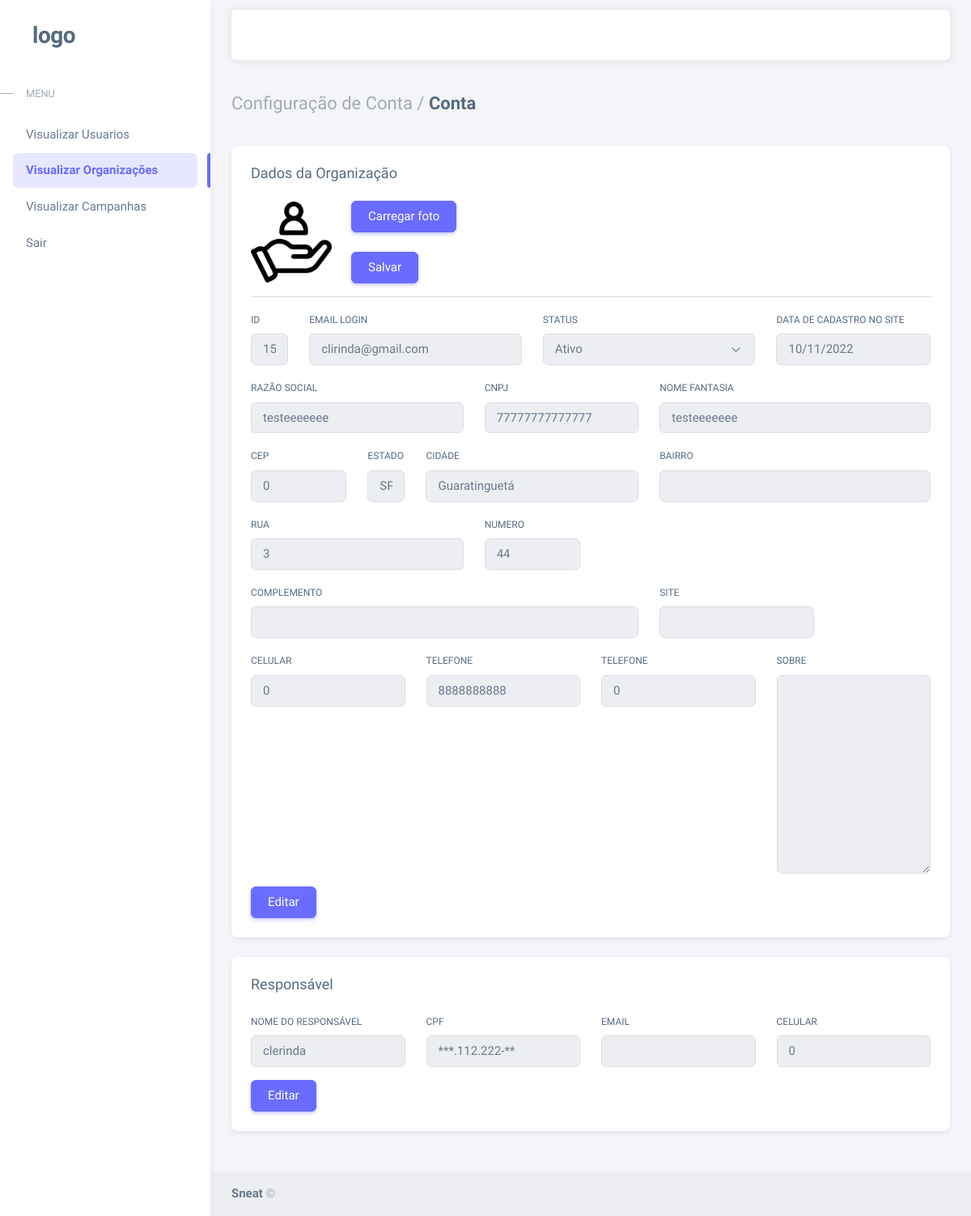
The app's page /admEditarOrganizacao.php?id=15, older data.
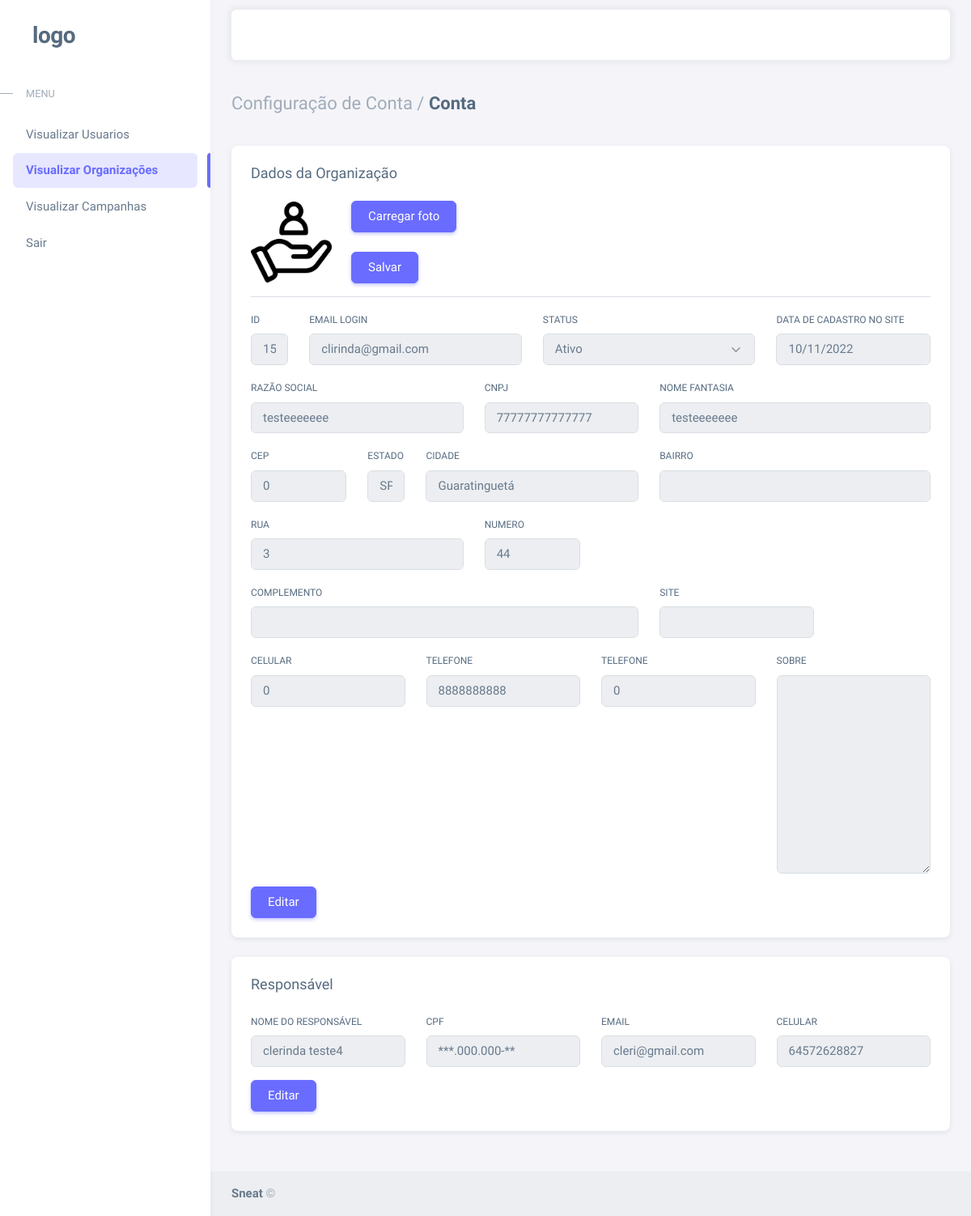
The same page, newer data.
### tables this page shows
CREATE TABLE `tbl_responsavel` (
  `resp_Id` int(11) NOT NULL,
  `resp_CPF` bigint(11) NOT NULL,
  `resp_Nome` varchar(45) NOT NULL,
  `resp_Email` varchar(45) DEFAULT NULL,
  `resp_Celular` bigint(14) NOT NULL,
  `fk_Org_Responsavel` int(11) DEFAULT NULL
);

CREATE TABLE `tbl_organizacao` (
  `org_Id` int(11) NOT NULL,
  `org_CNPJ` bigint(14) NOT NULL,
  `org_RazaoSocial` varchar(255) NOT NULL,
  `org_NomeFantasia` varchar(255) NOT NULL,
  `org_CEP` int(10) DEFAULT NULL,
  `org_Estado` varchar(45) NOT NULL,
  `org_Cidade` varchar(45) NOT NULL,
  `org_Bairro` varchar(45) NOT NULL,
  `org_Rua` varchar(255) NOT NULL,
  `org_Numero` int(10) NOT NULL,
  `org_Complemento` varchar(45) DEFAULT NULL,
  `org_Site` varchar(255) DEFAULT NULL,
  `org_Telefone1` bigint(14) NOT NULL,
  `org_Telefone2` bigint(14) DEFAULT NULL,
  `org_Celular` bigint(14) DEFAULT NULL,
  `org_ImagemLogo` text NOT NULL,
  `org_Sobre` varchar(255) DEFAULT NULL,
  `login_Organizacao` varchar(45) NOT NULL,
  `senha_Organizacao` varchar(255) NOT NULL,
  `org_DataCadastroSite` date NOT NULL,
  `org_ativo` tinyint(1) NOT NULL,
  `org_RecuperarSenha` varchar(255) DEFAULT NULL
);

### admEditarOrganizacao.php (the view, shortened to what the changed rows need)
<?php session_start();
if ($_GET) {
    include_once('conexao/Conexao.php');
    $id = $_GET['id'];
    $sql = "SELECT * FROM `tbl_organizacao`,`tbl_responsavel` WHERE `org_Id`=$id AND `fk_Org_Responsavel` = $id ";
    $rs = mysqli_query($con, $sql) or die("Erro ao selecionar a campanha");
    $dados = mysqli_fetch_array($rs);
    $orgCNPJ = $dados['org_CNPJ'];
    $orgRazaoSocial = $dados['org_RazaoSocial'];
    $orgNomeFantasia = $dados['org_NomeFantasia'];
    $orgCep = $dados['org_CEP'];
    $orgEstado = $dados['org_Estado'];
    $orgCidade = $dados['org_Cidade'];
    $orgRua = $dados['org_Rua'];
    $orgnumero = $dados['org_Numero'];
    $orgTelefone1 = $dados['org_Telefone1'];
    $orgTelefone2 = $dados['org_Telefone2'];
    $orgCelular = $dados['org_Celular'];
    $dataCadastro = $dados['org_DataCadastroSite'];
    $orgEmail = $dados['login_Organizacao'];
    $orgImagem = $dados['org_ImagemLogo'];
    $respCpf = $dados['resp_CPF'];
    $respNome = $dados['resp_Nome'];
    $respEmail = $dados['resp_Email'];
    $respCelular = $dados['resp_Celular'];
}
$respCPFMascara = cpfMask($respCpf);
function cpfMask($cpf)
{
    $cpf = str_pad(($cpf), 11, '0', STR_PAD_LEFT);
    return $cpf ? "***." . substr($cpf, 3, 3) . "." . substr($cpf, 6, 3) . "-**" : substr($cpf, 0, 3) . "." . substr($cpf, 3, 3) . "." . substr($cpf, 6, 3) . "-" . substr($cpf, 9, 2);
}
?>
<!DOCTYPE html>
<html lang="pt-br" class="light-style layout-menu-fixed" dir="ltr" data-theme="theme-default" data-assets-path="../assets/" data-template="vertical-menu-template-free">
<head>
    <?php require_once('linkInicio.php'); ?>
    <link rel="stylesheet" href="assets/css/add2.css">
</head>
<body>
    <div class="layout-wrapper layout-content-navbar">
        <div class="layout-container">
            <div class="layout-page">
                <div class="content-wrapper">
                    <div class="container-xxl flex-grow-1 container-p-y">
                        <div class="row">
                            <div class="col-md-12">
                                <div class="card mb-4">
                                    <div class="card-body">
                                        <form id="form-Imagem" method="POST" enctype="multipart/form-data" action="php/admAtualizarImagemOrg.php">
                                            <div class="d-flex align-items-start align-items-sm-center gap-4">
                                                <img src="img/imagemUsuario/orgPerfil/<?php echo $orgImagem; ?> " alt="user-avatar" class="d-block rounded" height="100" width="100" id="file-ip-1-preview" />
                                                <div class="button-wrapper">
                                                    <label for="upload" class="btn btn-primary me-2 mb-4" tabindex="0">
                                                    </label>
                                                    <button class="btn btn-primary" id="enviaFoto" type="submit">Salvar</button>
                                                </div>
                                            </div>
                                        </form>
                                        <div class="card-body  p-0">
                                            <form id="form-Org" method="POST" action="php/admEditarDadosOrg.php">
                                                <div class="row">
                                                    <div class="mb-3  col-sm-6  col-md-4">
                                                        <label for="emailLogin" class="form-label">email Login</label>
                                                        <input class="form-control" type="text" id="emailLogin" name="email" value="<?php echo $orgEmail; ?>" />
                                                    </div>
                                                    <div class="mb-3  col-sm-6  col-md-3">
                                                        <label for="emailLogin" class="form-label">Data de cadastro no site</label>
                                                        <input class="form-control" type="date" id="dataCadastro" name="dataCadastro" value="<?php echo $dataCadastro;  ?>" readonly />
                                                    </div>
                                                    <div class="mb-3 col-12 col-sm-6 col-md-4">
                                                        <label for="razaoSocial" class="form-label">Razão Social</label>
                                                        <input class="form-control" type="text" id="razaoSocial" name="razaoSocial" value="<?php echo $orgRazaoSocial; ?>" required readonly />
                                                    </div>
                                                    <div class="mb-3 col-12 col-sm-6 col-md-3">
                                                        <label for="cnpj" class="form-label">CNPJ</label>
                                                        <input class="form-control" type="text" id="cnpj" name="cnpj" value="<?php echo $orgCNPJ; ?>" required readonly />
                                                    </div>
                                                    <div class="mb-3 col-12 col-sm-6 col-md-5">
                                                        <label for="tituloEstabelecimento" class="form-label">Nome
                                                            fantasia</label>
                                                        <input class="form-control" type="text" id="tituloEstabelecimento" name="nomeFantasia" value="<?php echo $orgNomeFantasia; ?>" required />
                                                    </div>
                                                    <div class="mb-3 col-12 col-sm-6 col-md-4 col-xl-2">
                                                        <label for="cep" class="form-label">cep</label>
                                                        <input class="form-control" type="text" id="cep" name="cep" value="<?php echo $orgCep ?>" />
                                                    </div>
                                                    <div class="mb-3 col-3 col-md-2 col-lg-2 col-xl-1">
                                                        <label for="cep" class="form-label">estado</label>
                                                        <input class="form-control" type="text" id="uf" name="estado" value="<?php echo $orgEstado; ?>" required />
                                                    </div>
                                                    <div class="mb-3 col-12 col-sm-9 col-md-6 col-xl-4">
                                                        <label for="cidade" class="form-label">cidade</label>
                                                        <input class="form-control" type="text" id="cidade" name="cidade" value="<?php echo $orgCidade; ?>" required />
                                                    </div>
                                                    <div class="mb-3 col-9 col-sm-6 col-md-5 col-xl-4">
                                                        <label for="rua" class="form-label">rua</label>
                                                        <input class="form-control" type="text" id="rua" name="rua" value="<?php echo $orgRua; ?>" required />
                                                    </div>
                                                    <div class="mb-3 col-md-2 col-3 col-xxl-1">
                                                        <label for="numero" class="form-label">numero</label>
                                                        <input class="form-control" type="text" id="numero" name="numero" value="<?php echo $orgnumero; ?>" required />
                                                    </div>
                                                    <div class="mb-3 col-sm-6 col-md-4 col-xl-3">
                                                        <label for="celular" class="form-label ">celular</label>
                                                        <input class="form-control celular" type="text" id="celular" name="celular" value="<?php echo $orgCelular; ?>" />
                                                    </div>
                                                    <div class="mb-3 col-sm-6 col-md-4 col-xl-3">
                                                        <label for="telefone1" class="form-label ">telefone</label>
                                                        <input class="form-control telefone" type="text" id="telefone1" name="telefone1" value="<?php echo $orgTelefone1; ?>" required />
                                                    </div>
                                                    <div class="mb-3 col-sm-4 col-xl-3">
                                                        <label for="telefone2" class="form-label">telefone</label>
                                                        <input class="form-control telefone" type="text" id="telefone2" name="telefone2" value="<?php echo $orgTelefone2; ?>" />
                                                    </div>
                                                </div>
                                        </div>
                                    </div>
                                </div>
                            </div>
                        </div>
                        <div class="card mb-4">
                            <div class="card-body">
                                <form action="php/admUpdateResponsavel.php" id="form-responsavel" method="POST">
                                    <div class="row">
                                        <div class="mb-3 col-sm-6  col-md-3">
                                            <label for="nomeResponsavel" class="form-label">nome do Responsável</label>
                                            <input class="form-control" type="text" id="nomeResponsavel" name="nomeResponsavel" value="<?php echo $respNome; ?>" />
                                        </div>
                                        <div class="mb-3 col-sm-6  col-md-3" id="caixaCpf">
                                            <label for="cpfResponsavel" class="form-label">cpf</label>
                                            <span class="form-control " id="cpfResp"><?php echo $respCPFMascara; ?></span>
                                        </div>
                                        <div class="mb-3 col-sm-6  col-md-3">
                                            <label for="emailResponsavel" class="form-label">Email </label>
                                            <input class="form-control" type="text" id="emailResponsavel" name="emailResponsavel" value="<?php echo $respEmail; ?>" />
                                        </div>
                                        <div class="mb-3  col-sm-6  col-md-3">
                                            <label for="celularResponsavel" class="form-label">Celular</label>
                                            <input class="form-control celular" type="text" id="celularResponsavel" name="celularResponsavel" value="<?php echo $respCelular; ?>" />
                                        </div>
                                    </div>
                                </form>
                            </div>
                        </div>
                    </div>
                </div>
            </div>
        </div>
    </div>
</body>
</html>

Row changes from the older to the newer data that the page shows:
changed tbl_responsavel "clirinda@gmail.com": nomeResponsavel "clerinda" → "clerinda teste4"; resp_CPF "***.112.222-**" → "***.000.000-**"; emailResponsavel (not shown) → "cleri@gmail.com"; celularResponsavel "0" → "64572628827"
